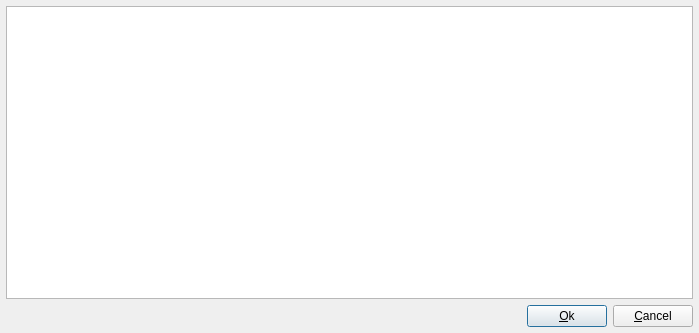
<ui version="4.0" >
 <class>DocsDialogUI</class>
 <widget class="QDialog" name="DocsDialogUI" >
  <property name="geometry" >
   <rect>
    <x>0</x>
    <y>0</y>
    <width>699</width>
    <height>333</height>
   </rect>
  </property>
  <property name="windowTitle" >
   <string>Edit Documentation...</string>
  </property>
  <layout class="QVBoxLayout" >
   <property name="margin" >
    <number>6</number>
   </property>
   <property name="spacing" >
    <number>6</number>
   </property>
   <item>
    <widget class="QTextEdit" name="mTextEdit" />
   </item>
   <item>
    <layout class="QHBoxLayout" >
     <property name="margin" >
      <number>0</number>
     </property>
     <property name="spacing" >
      <number>6</number>
     </property>
     <item>
      <spacer>
       <property name="orientation" >
        <enum>Qt::Horizontal</enum>
       </property>
       <property name="sizeHint" >
        <size>
         <width>40</width>
         <height>20</height>
        </size>
       </property>
      </spacer>
     </item>
     <item>
      <widget class="QPushButton" name="mOKButton" >
       <property name="text" >
        <string>&amp;Ok</string>
       </property>
      </widget>
     </item>
     <item>
      <widget class="QPushButton" name="mCancelButton" >
       <property name="text" >
        <string>&amp;Cancel</string>
       </property>
      </widget>
     </item>
    </layout>
   </item>
  </layout>
 </widget>
 <resources/>
 <connections>
  <connection>
   <sender>mOKButton</sender>
   <signal>clicked()</signal>
   <receiver>DocsDialogUI</receiver>
   <slot>accept()</slot>
   <hints>
    <hint type="sourcelabel" >
     <x>559</x>
     <y>317</y>
    </hint>
    <hint type="destinationlabel" >
     <x>556</x>
     <y>333</y>
    </hint>
   </hints>
  </connection>
  <connection>
   <sender>mCancelButton</sender>
   <signal>clicked()</signal>
   <receiver>DocsDialogUI</receiver>
   <slot>reject()</slot>
   <hints>
    <hint type="sourcelabel" >
     <x>666</x>
     <y>316</y>
    </hint>
    <hint type="destinationlabel" >
     <x>676</x>
     <y>334</y>
    </hint>
   </hints>
  </connection>
 </connections>
</ui>
